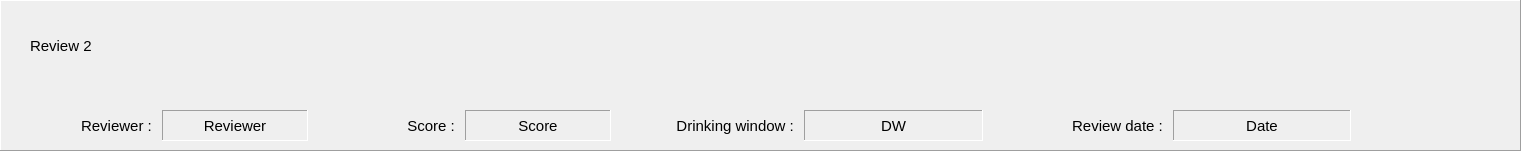
         <widget class="QFrame" name="review2">
          <property name="geometry">
           <rect>
            <x>30</x>
            <y>710</y>
            <width>1521</width>
            <height>151</height>
           </rect>
          </property>
          <property name="frameShape">
           <enum>QFrame::Panel</enum>
          </property>
          <property name="frameShadow">
           <enum>QFrame::Raised</enum>
          </property>
          <widget class="QWidget" name="reviewwidget_2" native="true">
           <property name="geometry">
            <rect>
             <x>10</x>
             <y>0</y>
             <width>1511</width>
             <height>151</height>
            </rect>
           </property>
           <property name="styleSheet">
            <string notr="true"/>
           </property>
           <widget class="QLabel" name="reviewlabel_2">
            <property name="geometry">
             <rect>
              <x>20</x>
              <y>0</y>
              <width>1481</width>
              <height>91</height>
             </rect>
            </property>
            <property name="font">
             <font>
              <family>Arial</family>
              <pointsize>11</pointsize>
             </font>
            </property>
            <property name="text">
             <string>Review 2</string>
            </property>
            <property name="wordWrap">
             <bool>true</bool>
            </property>
           </widget>
           <widget class="QWidget" name="horizontalLayoutWidget_3">
            <property name="geometry">
             <rect>
              <x>0</x>
              <y>110</y>
              <width>601</width>
              <height>31</height>
             </rect>
            </property>
            <layout class="QHBoxLayout" name="horizontalLayout_3">
             <item>
              <widget class="QLabel" name="reviewerlab_2">
               <property name="font">
                <font>
                 <family>Arial</family>
                 <pointsize>11</pointsize>
                </font>
               </property>
               <property name="text">
                <string>Reviewer : </string>
               </property>
               <property name="textFormat">
                <enum>Qt::PlainText</enum>
               </property>
               <property name="alignment">
                <set>Qt::AlignRight|Qt::AlignTrailing|Qt::AlignVCenter</set>
               </property>
              </widget>
             </item>
             <item>
              <widget class="QLabel" name="reviewerlabel_2">
               <property name="font">
                <font>
                 <family>Arial</family>
                 <pointsize>11</pointsize>
                </font>
               </property>
               <property name="frameShape">
                <enum>QFrame::Panel</enum>
               </property>
               <property name="frameShadow">
                <enum>QFrame::Sunken</enum>
               </property>
               <property name="text">
                <string>Reviewer</string>
               </property>
               <property name="alignment">
                <set>Qt::AlignCenter</set>
               </property>
              </widget>
             </item>
             <item>
              <widget class="QLabel" name="scorelab_2">
               <property name="font">
                <font>
                 <family>Arial</family>
                 <pointsize>11</pointsize>
                </font>
               </property>
               <property name="text">
                <string>Score : </string>
               </property>
               <property name="textFormat">
                <enum>Qt::PlainText</enum>
               </property>
               <property name="alignment">
                <set>Qt::AlignRight|Qt::AlignTrailing|Qt::AlignVCenter</set>
               </property>
              </widget>
             </item>
             <item>
              <widget class="QLabel" name="scorelabel_2">
               <property name="font">
                <font>
                 <family>Arial</family>
                 <pointsize>11</pointsize>
                </font>
               </property>
               <property name="frameShape">
                <enum>QFrame::Panel</enum>
               </property>
               <property name="frameShadow">
                <enum>QFrame::Sunken</enum>
               </property>
               <property name="text">
                <string>Score</string>
               </property>
               <property name="alignment">
                <set>Qt::AlignCenter</set>
               </property>
              </widget>
             </item>
            </layout>
           </widget>
           <widget class="QWidget" name="horizontalLayoutWidget_4">
            <property name="geometry">
             <rect>
              <x>610</x>
              <y>110</y>
              <width>731</width>
              <height>31</height>
             </rect>
            </property>
            <layout class="QHBoxLayout" name="horizontalLayout_4">
             <item>
              <widget class="QLabel" name="drinkwindowlab_2">
               <property name="font">
                <font>
                 <family>Arial</family>
                 <pointsize>11</pointsize>
                </font>
               </property>
               <property name="text">
                <string>Drinking window : </string>
               </property>
               <property name="textFormat">
                <enum>Qt::PlainText</enum>
               </property>
               <property name="alignment">
                <set>Qt::AlignRight|Qt::AlignTrailing|Qt::AlignVCenter</set>
               </property>
              </widget>
             </item>
             <item>
              <widget class="QLabel" name="drinkwindowlabel_2">
               <property name="font">
                <font>
                 <family>Arial</family>
                 <pointsize>11</pointsize>
                </font>
               </property>
               <property name="frameShape">
                <enum>QFrame::Panel</enum>
               </property>
               <property name="frameShadow">
                <enum>QFrame::Sunken</enum>
               </property>
               <property name="text">
                <string>DW</string>
               </property>
               <property name="alignment">
                <set>Qt::AlignCenter</set>
               </property>
              </widget>
             </item>
             <item>
              <widget class="QLabel" name="reviewdatelab_2">
               <property name="font">
                <font>
                 <family>Arial</family>
                 <pointsize>11</pointsize>
                </font>
               </property>
               <property name="text">
                <string>Review date : </string>
               </property>
               <property name="textFormat">
                <enum>Qt::PlainText</enum>
               </property>
               <property name="alignment">
                <set>Qt::AlignRight|Qt::AlignTrailing|Qt::AlignVCenter</set>
               </property>
              </widget>
             </item>
             <item>
              <widget class="QLabel" name="reviewdatelabel_2">
               <property name="font">
                <font>
                 <family>Arial</family>
                 <pointsize>11</pointsize>
                </font>
               </property>
               <property name="frameShape">
                <enum>QFrame::Panel</enum>
               </property>
               <property name="frameShadow">
                <enum>QFrame::Sunken</enum>
               </property>
               <property name="text">
                <string>Date</string>
               </property>
               <property name="alignment">
                <set>Qt::AlignCenter</set>
               </property>
              </widget>
             </item>
            </layout>
           </widget>
          </widget>
         </widget>
